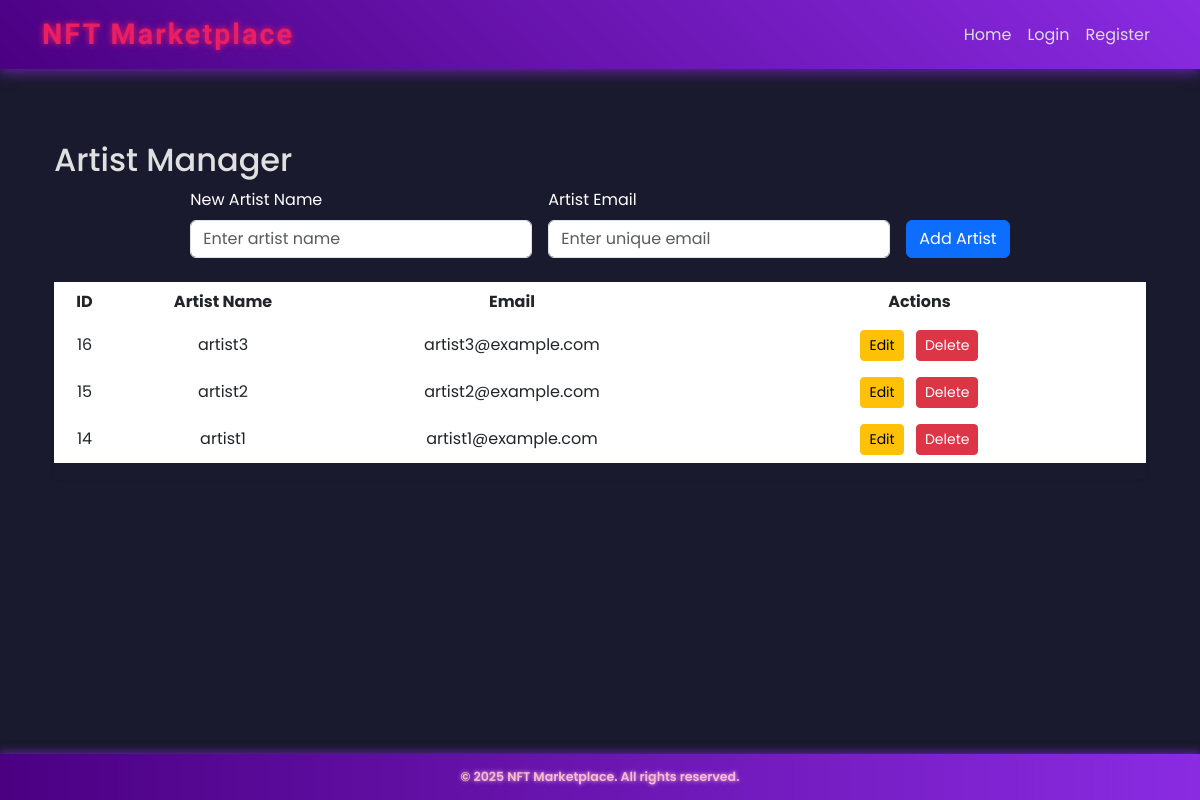
The app's page /manage_artists.php, older data.
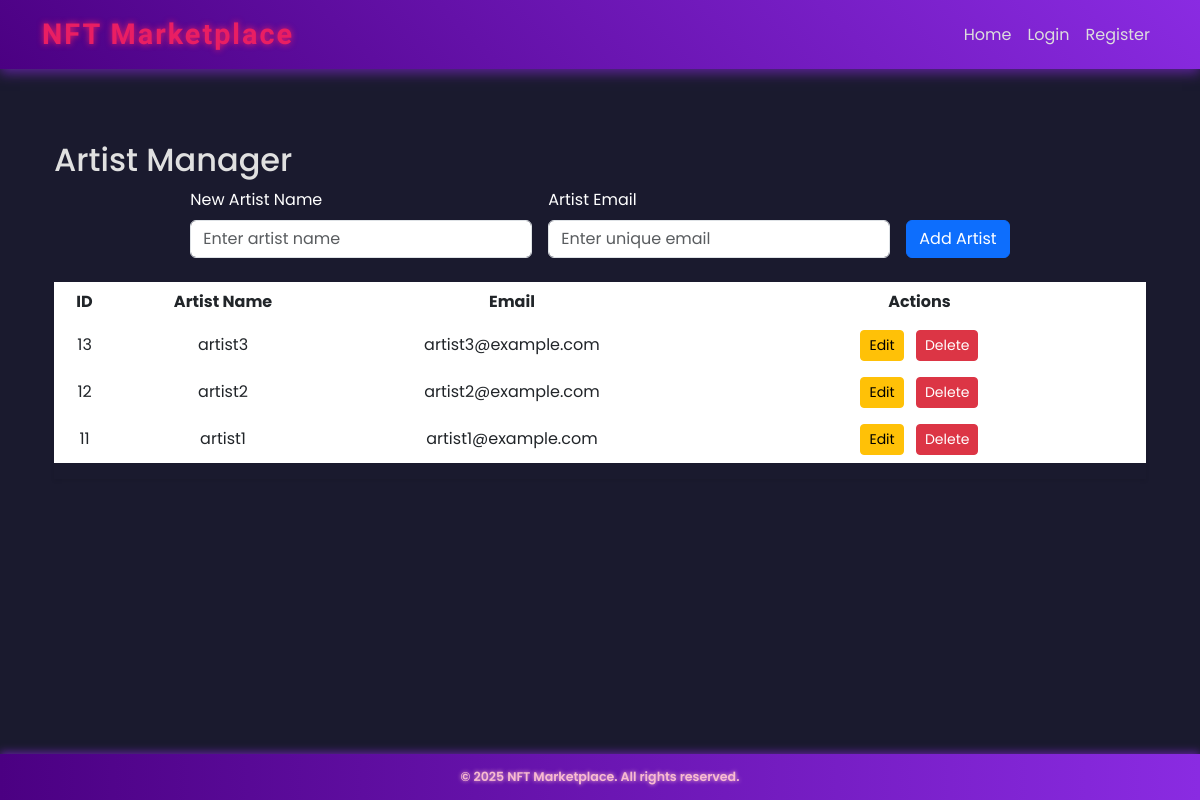
The same page, newer data.
### tables this page shows
CREATE TABLE `artist` (
  `Artist_ID` int(11) NOT NULL,
  `Name` varchar(100) NOT NULL,
  `Email` varchar(100) NOT NULL,
  `DOB` date DEFAULT NULL
);

### manage_artists.php (the view, shortened to what this page needs)
<?php
include "db.php";
include "header.php";
$stmt = $pdo->query("SELECT * FROM artist ORDER BY Artist_ID DESC");
$artists = $stmt->fetchAll(PDO::FETCH_ASSOC);
?>
<link rel="stylesheet" href="./css/manage_artists.css">
<div class="artist-manager container py-5">
    <h2>Artist Manager</h2>
    <div class="card mb-4 bg-transparent border-0">
        <div class="card-body p-0">
            <form method="POST" class="row g-3 align-items-center justify-content-center">
                <div class="col-auto" style="min-width: 280px;">
                    <label style="color: white;" for="name" class="form-label">New Artist Name</label>
                    <input type="text" name="name" id="name" class="form-control" placeholder="Enter artist name" required />
                </div>
                <div class="col-auto" style="min-width: 280px;">
                    <label style="color: white;" for="email" class="form-label">Artist Email</label>
                    <input type="email" name="email" id="email" class="form-control" placeholder="Enter unique email" required />
                </div>
                <div class="col-auto align-self-end">
                    <button type="submit" name="create_artist" class="btn btn-primary">Add Artist</button>
                </div>
            </form>
        </div>
    </div>
    <div class="table-responsive shadow-sm">
        <table class="table table-borderless text-center align-middle">
            <thead>
                <tr>
                    <th>ID</th>
                    <th>Artist Name</th>
                    <th>Email</th>
                    <th style="min-width: 240px;">Actions</th>
                </tr>
            </thead>
            <tbody>
                <?php if (count($artists) === 0): ?>
                    <tr>
                        <td colspan="4" class="text-muted fst-italic">No artists found.</td>
                    </tr>
                <?php else: ?>
                    <?php foreach ($artists as $artist): ?>
                        <tr>
                            <td><?= htmlspecialchars($artist['Artist_ID']) ?></td>
                            <td><?= htmlspecialchars($artist['Name']) ?></td>
                            <td><?= htmlspecialchars($artist['Email']) ?></td>
                            <td>
                                <button type="button"
                                    class="btn btn-warning btn-sm me-2"
                                    data-bs-toggle="modal"
                                    data-bs-target="#editArtistModal"
                                    data-id="<?= $artist['Artist_ID'] ?>"
                                    data-name="<?= htmlspecialchars($artist['Name']) ?>"
                                    data-email="<?= htmlspecialchars($artist['Email']) ?>">
                                    Edit
                                </button>
                                <button type="button"
                                    class="btn btn-danger btn-sm"
                                    data-bs-toggle="modal"
                                    data-bs-target="#deleteArtistModal"
                                    data-id="<?= $artist['Artist_ID'] ?>"
                                    data-name="<?= htmlspecialchars($artist['Name']) ?>">
                                    Delete
                                </button>
                            </td>
                        </tr>
                    <?php endforeach; ?>
                <?php endif; ?>
            </tbody>
        </table>
    </div>
</div>
<?php include "footer.php"; ?>

### header.php (shortened to what this page needs)
<!DOCTYPE html>
<html lang="en">
<head>
    <link href="https://cdn.jsdelivr.net/npm/bootstrap@5.3.0/dist/css/bootstrap.min.css" rel="stylesheet" />
    <link href="https://cdn.jsdelivr.net/npm/bootstrap-icons@1.10.5/font/bootstrap-icons.css" rel="stylesheet" />
</head>
<body>
    <nav class="navbar navbar-expand-lg navbar-dark bg-dark">
        <div class="container">
            <?php
            $brandLink = "index";
            ?>
            <a class="navbar-brand fw-bold" href="<?= htmlspecialchars($brandLink) ?>">NFT Marketplace</a>
            <div class="collapse navbar-collapse" id="navbarNav">
                <ul class="navbar-nav ms-auto">
                    <?php if (isset($_SESSION['user_id'])): ?>
                        <?php if ($_SESSION['user_role'] === 'admin'): ?>
                            <li class="nav-item">
                                <a class="nav-link" href="admin_panel">Dashboard</a>
                            </li>
                        <?php else: ?>
                            <li class="nav-item">
                                <a class="nav-link" href="index">Home</a>
                            </li>
                            <li class="nav-item">
                                <a class="nav-link" href="dashboard">Dashboard</a>
                            </li>
                        <?php endif; ?>
                        <li class="nav-item">
                            <a class="nav-link" href="logout">Logout (<?= htmlspecialchars($_SESSION['user_name']) ?>)</a>
                        </li>
                    <?php else: ?>
                        <li class="nav-item"><a class="nav-link" href="index">Home</a></li>
                        <li class="nav-item"><a class="nav-link" href="login">Login</a></li>
                        <li class="nav-item"><a class="nav-link" href="register">Register</a></li>
                    <?php endif; ?>
                </ul>
            </div>
        </div>
    </nav>
    <main class="py-4 container">

### footer.php (shortened to what this page needs)
<footer class="sticky-footer">
    <div class="container text-center">
        <small>&copy; <?= date('Y') ?> NFT Marketplace. All rights reserved.</small>
    </div>
</footer>

### css/manage_artists.css (style rules this page uses)
:root { --color-primary: #6a0dad; --color-secondary: #e91e63; --color-accent: #2196f3; --color-bg: #1a1a2e; --color-card-bg: #2e2e50; --color-text-light: #e0e0e0; --color-text-muted: #a0a0c0; }
body { background: var(--color-bg); color: var(--color-text-light); font-family: 'Poppins', sans-serif; min-height: 100vh; margin: 0; padding: 0; }

### header.php (style rules this page uses)
body { font-family: 'Poppins', sans-serif; background-color: #121212; color: #e0e0e0; }
.navbar-dark.bg-dark { background: linear-gradient(45deg, #4b0082, #8a2be2); box-shadow: 0 4px 12px rgba(138, 43, 226, 0.6); }
.navbar-brand { font-family: 'Orbitron', sans-serif; font-weight: 900; font-size: 1.8rem; letter-spacing: 2px; color: #e91e63 !important; text-shadow: 0 0 6px #e91e63; }
.nav-link { color: #ddd !important; transition: color 0.3s ease; }

### footer.php (style rules this page uses)
.sticky-footer { background: linear-gradient(90deg, #4b0082, #8a2be2); color: #f8bbd0; padding: 0.75rem 0; position: fixed; bottom: 0; left: 0; width: 100%; box-shadow: 0 -2px 8px rgba(138, 43, 226, 0.6); font-weight: 600; font-size: 0.9rem; z-index: 1030; text-shadow: 0 0 4px #f8bbd0; transition: color 0.3s ease; }
body { margin: 0; padding-bottom: 50px; }

Row changes from the older to the newer data that the page shows:
removed artist: Artist_ID "16", Name "artist3", Email "artist3@example.com"
removed artist: Artist_ID "15", Name "artist2", Email "artist2@example.com"
removed artist: Artist_ID "14", Name "artist1", Email "artist1@example.com"
added artist: Artist_ID "13", Name "artist3", Email "artist3@example.com"
added artist: Artist_ID "12", Name "artist2", Email "artist2@example.com"
added artist: Artist_ID "11", Name "artist1", Email "artist1@example.com"
